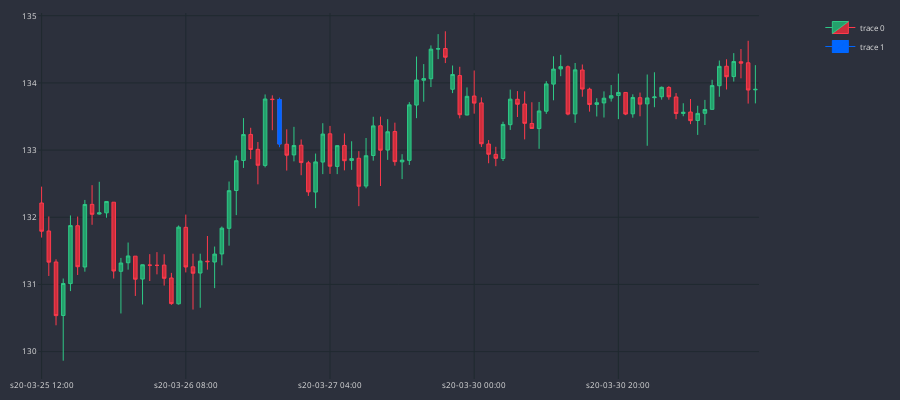

Notebook cell for this chart:
### Code cell
MARKER = '#0066FF'
dfp = df_an.iloc[26200:26300]
cp = CandlePlot(dfp, candles=True)
df_temp = cp.df_plot[cp.df_plot.EVENING_STAR==True]
cp.fig.add_trace(go.Candlestick(
                x=df_temp.sTime,
                open=df_temp.mid_o,
                high=df_temp.mid_h,
                low=df_temp.mid_l,
                close=df_temp.mid_c,
                line=dict(width=1), opacity=1,
                increasing_fillcolor=MARKER,
                decreasing_fillcolor=MARKER,
                increasing_line_color=MARKER,  
                decreasing_line_color=MARKER
            ))

cp.show_plot()
